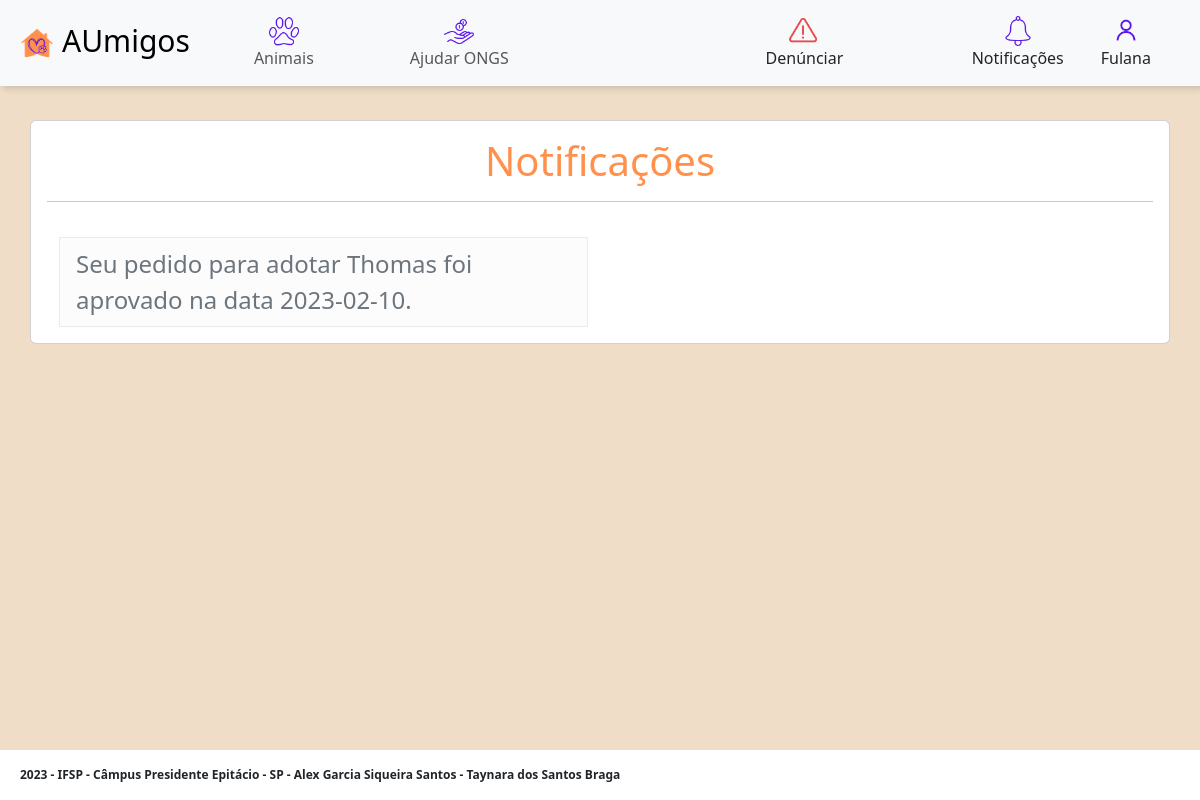
/u_notificacoes.php (signed in), run on the app's committed database.
### tables this page shows
CREATE TABLE Usuario (
	usuario_codigo INT NOT NULL AUTO_INCREMENT,
	usuario_cpf VARCHAR(14) NOT NULL UNIQUE,
    usuario_foto VARCHAR(255),
	nome VARCHAR(45) NOT NULL,
	sobrenome VARCHAR(45) NOT NULL,
	data_nasc DATE NOT NULL,
	email VARCHAR(45) NOT NULL,
	senha VARCHAR(45) NOT NULL,
	cidade VARCHAR(45) NOT NULL,
	estado VARCHAR(45) NOT NULL,
	PRIMARY KEY (usuario_codigo)
);

CREATE TABLE Adocao (
	adocao_codigo INT NOT NULL AUTO_INCREMENT,
	usuario_cpf VARCHAR(14) NOT NULL,
    ong_codigo INT NOT NULL,
    pedido_codigo INT NOT NULL,
	confirmacao INT NOT NULL,
	data_adocao DATE NOT NULL,
    data_retirada DATE,
	PRIMARY KEY (adocao_codigo),
    FOREIGN KEY (usuario_cpf) REFERENCES Usuario (usuario_cpf),
    FOREIGN KEY (ong_codigo) REFERENCES Ong (ong_codigo),
    FOREIGN KEY (pedido_codigo) REFERENCES Pedido_adocao (pedido_codigo)
);

CREATE TABLE Animal (
	animal_codigo INT NOT NULL AUTO_INCREMENT,
    ong_codigo INT NOT NULL,
    animal_foto VARCHAR(255),
    nome VARCHAR(45) NOT NULL,
	idade INT,
    medida_idade VARCHAR(45),
	raca VARCHAR(45) NOT NULL,
	porte VARCHAR(45) NOT NULL,
	especie VARCHAR(45) NOT NULL,
	descricao VARCHAR(80) NOT NULL,
	sexo VARCHAR(10) NOT NULL,
    animal_disponi INT,
	PRIMARY KEY (animal_codigo),
	FOREIGN KEY (ong_codigo) REFERENCES Ong (ong_codigo)
);

### funcoes/_funcoesConfigBanco.php (called while the page is built, shortened)
<?php
function executarSelect($con, $sql){
    $res = mysqli_query($con, $sql);
    if($res && mysqli_num_rows($res) > 0){
        $dados = mysqli_fetch_all($res, MYSQLI_ASSOC);
    } else {
        $dados = array();
    }
    return $dados;
}

### u_notificacoes.php (the view, shortened to what this page needs)
<?php
include "layout/_cabecalho.php";
include "layout/_u_navbar.php";
$conexao = conectarBanco("aumigos");
$sql = "SELECT  AD.confirmacao confirmacao, U.nome nome_usuario, A.nome nome_animal, data_adocao, adocao_codigo
  FROM Pedido_adocao P, Adocao AD, Animal A, Usuario U
  WHERE U.usuario_codigo = P.usuario_codigo AND A.animal_codigo = P.animal_codigo
  AND P.pedido_codigo = AD.pedido_codigo";
$adocoes = executarSelect($conexao, $sql);
?>
<main>
  <br><br><br><br><br>
  <div class="container card">
    <div class="row">
      <div class="col-12">
        <div class="row card-body fs-4">
          <h1 class="text-center mb-3 titulo1">Notificações</h1>
          <hr>
          <br>
          <div class="col-6">
            <div class="list-group list-group-numbered">
              <div>
                <?php
                for ($i = 0; $i < count($adocoes); $i++) {
                  if($adocoes[$i]["nome_usuario"] == $_SESSION["nome"]){
                  $adocao = $adocoes[$i];
                  $nome_animal = $adocao["nome_animal"];
                  $data_adocao = $adocao["data_adocao"];
                  $adocao_codigo = $adocao["adocao_codigo"];
                  $confirmacao = $adocao["confirmacao"];
                  if($confirmacao == 1){
                    $aprovacao = "aprovado";
                  } elseif ($confirmacao == 0){
                    $aprovacao = "rejeitado";
                  }
                ?>
                  <a href="o_dados_adocao.php?adocao_codigo=<?= $adocao_codigo ?>" class="list-group-item list-group-item-action list-group-item-light">
                     Seu pedido para adotar <?= $nome_animal ?> foi <?= $aprovacao ?> na data <?= $data_adocao ?>.
                  </a>
                <?php
                }
              }
                ?>
              </div>
            </div>
          </div>
          <div class="col-6"></div>
        </div>
      </div>
    </div>
  </div>
</main>
<?php
include "layout/_rodape.php";
?>

### layout/_u_navbar.php (shortened to what this page needs)
<?php
$usuario_codigo = $_SESSION["usuario_codigo"];
$conexao = conectarBanco("aumigos");
$sql = "SELECT * FROM Usuario WHERE usuario_codigo = $usuario_codigo";
$usuarios = executarSelect($conexao, $sql);
$nome = $usuarios[0]["nome"];
?>
<nav class="navbar navbar-expand-lg bg-body-tertiary navbar fixed-top nav-shadow">
  <div class="container-fluid">
    <a class="navbar-brand d-flex justify-content-center" href="u_index.php?usuario_codigo=<?= $usuario_codigo ?>" style="font-size: 30px;">
      <img src="imagens/classica.png" alt="Logo" width="50px" height="50px" class="d-inline-block align-text-top">
      AUmigos
    </a>
    <div class="collapse navbar-collapse" id="navbarSupportedContent">
      <ul class="navbar-nav me-auto mb-2 mb-lg-0">
        <li class="nav-item">
          <a class="nav-link" href="u_animais.php?usuario_codigo=<?= $usuario_codigo ?>">
            <div class="d-flex flex-column align-items-center">
              <img src="imagens/icons8-pegada-de-gato-100.png" style="width: 30px;">
              Animais
            </div>
          </a>
        </li>
        <li class="nav-item">
          <a class="nav-link" href="u_doacoes.php?usuario_codigo=<?= $usuario_codigo ?>">
            <div class="d-flex flex-column align-items-center">
              <img src="imagens/icons8-receber-dinheiro-100.png" style="width: 30px;">
              Ajudar ONGS
            </div>
          </a>
        </li>
      </ul>
      <div class="ms-lg-auto me-lg-4">
        <a class="nav-link" href="u_denunciar.php?usuario_codigo=<?= $usuario_codigo ?>">
          <div class="d-flex flex-column align-items-center">
            <img src="imagens/icons8-erro-100.png" style="width: 30px;">
            Denúnciar
          </div>
        </a>
      </div>
      <div class="ms-lg-auto me-lg-4">
        <a class="nav-link" href="u_notificacoes.php?usuario_codigo=<?= $usuario_codigo ?>">
          <div class="d-flex flex-column align-items-center">
            <img src="imagens/icons8-lembrete-de-compromissos-100.png" style="width: 30px;">
            Notificações
          </div>
        </a>
      </div>
      <div class="me-lg-4 dropdown">
        <div class="btn d-flex flex-column align-items-center" data-bs-toggle="dropdown" aria-expanded="false">
          <img src="imagens/icons8-usuário-100.png" style="width: 30px;">
          <?= $nome ?>
        </div>
      </div>
    </div>
  </div>
</nav>

### data on the page
usuario: nome "Fulana"
adocao: animal.nome "Thomas", confirmacao "aprovado", data_adocao "2023-02-10"
